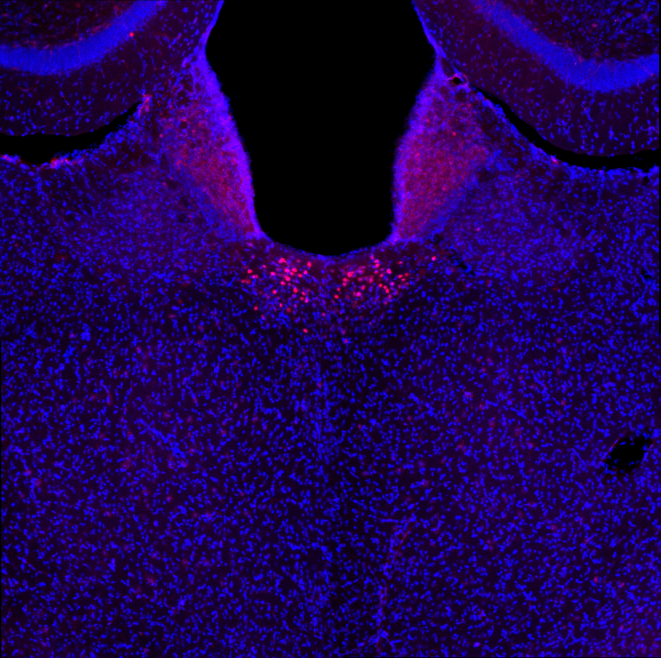
#> input picture project_spring_2020_morgankindel_pkg/Sample_images/img6.jpg, 1981 x 1974 px (shown at 1/3 size)
$ jupyter execute --allow-errors coordinate_match.ipynb
#> lines starting #> are read from the running program, lines starting #| are printed output that depends on the picture; after the words box and inside, x2 and y2 are one past the last pixel; in counts of white or black regions, pixels touching at a corner belong together
[cell 1]
#import required packages
import os
import numpy as np
import pandas as pd
import matplotlib.pyplot as plt
import cv2
from PIL import Image

[cell 2]
#load input image from Sample images file folder or set new path for new input image

input_img = cv2.imread('./Sample_images/img6.jpg')
#> input_img is the input picture: shape (1974, 1981, 3); mean B, G, R 83.4, 0.8, 29

#scale input image and set threshold
scale_percent = 8 #percent of original image size
width = int(input_img.shape[1]* scale_percent/100)
#> width = 158
height = int(input_img.shape[0]* scale_percent/100)
#> height = 157
dim = (width, height)
#> dim = (158, 157)
input_img_resized = cv2.resize(input_img, dim, interpolation = cv2.INTER_AREA)
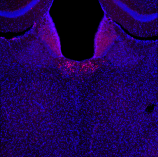
#> input_img_resized: shape (157, 158, 3); mean B, G, R 83.4, 0.9, 29
thresh, input_img_bw = cv2.threshold(input_img_resized,50,250,cv2.THRESH_BINARY)
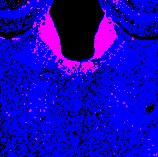
#> input_img_bw: shape (157, 158, 3); mean B, G, R 186.7, 0, 19.2
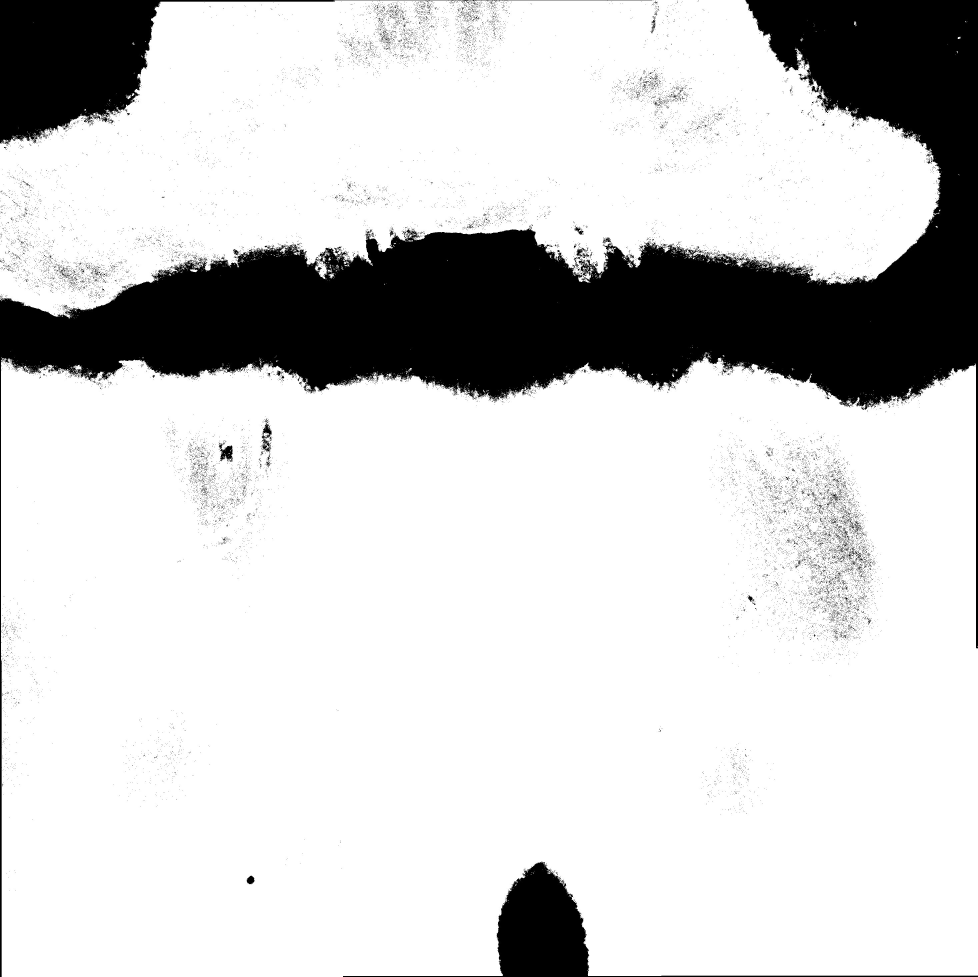
#> input picture project_spring_2020_morgankindel_pkg/Reference_images/0.jpg, 2932 x 2931 px (shown at 1/3 size)
#> further down, plt_image is the input picture: shape (2931, 2932, 3); min 0, max 255, mean 207.9

[cell 3]
import math

#load reference image file and set output file name
template_img_dir = './Reference_images'
result_grid_filename = './grid.jpg'
result_figsize_resolution = 40 # 1 = 100px

#create list variable that lists files in reference images, and length variable for counting iterations
images_list = sorted(os.listdir(template_img_dir))
images_count = len(images_list)
print('Images: ', images_list)
print('Images count: ', images_count)

# Calculate the grid size:
grid_size = math.ceil(math.sqrt(images_count))

# Create plt plot:
fig, axes = plt.subplots(grid_size, grid_size, figsize=(result_figsize_resolution, result_figsize_resolution))


current_file_number = 0

# create an image grid of reference images that will be compared to the input image.
#> (the rest of this cell did not finish here and is left out)

[cell 4]
#save template grid for future reference
template_grid = cv2.imread('./grid.jpg')
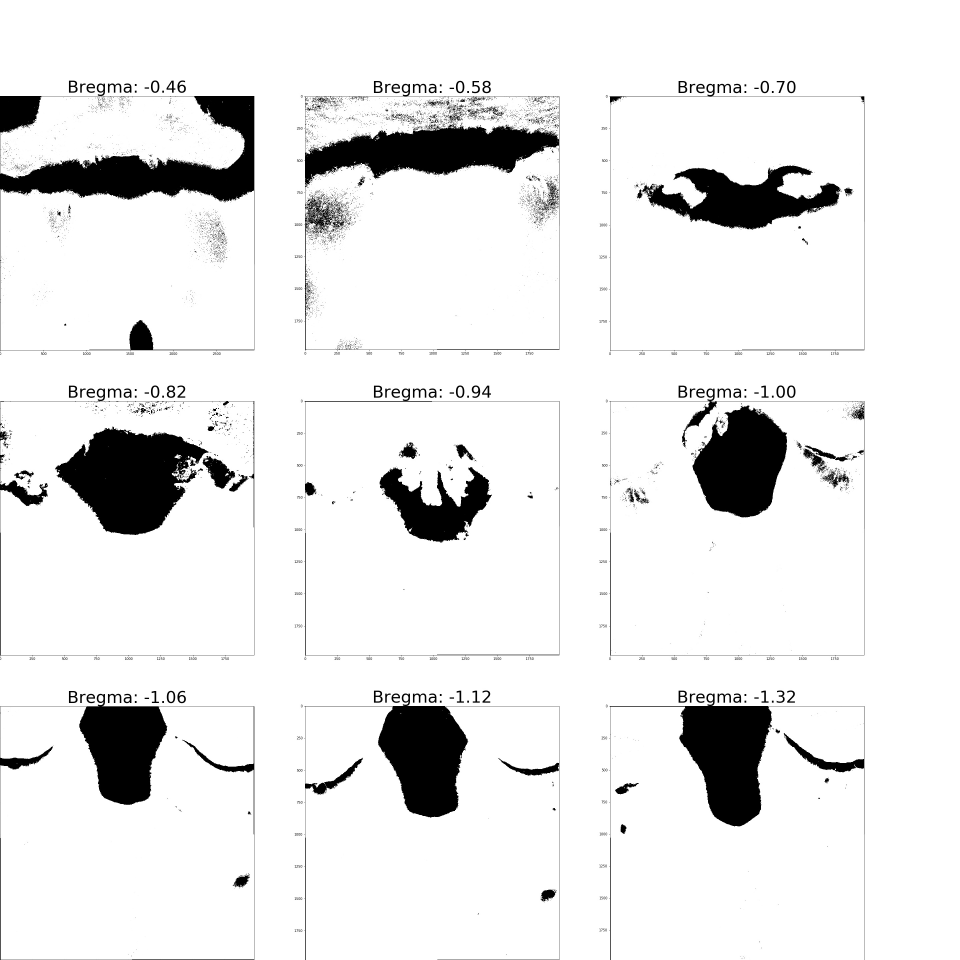
#> input picture project_spring_2020_morgankindel_pkg/grid.jpg, 2880 x 2880 px (shown at 1/3 size)
#> template_grid is the input picture: shape (2880, 2880, 3); min 0, max 255, mean 231.7

[cell 5]
#resize template grid
scale_percent = 25 #percent of original image size
temp_width = int(template_grid.shape[1] * scale_percent/100)
#> temp_width = 720
temp_height = int(template_grid.shape[0]* scale_percent/100)
#> temp_height = 720
temp_dim = (temp_width, temp_height)
#> temp_dim = (720, 720)
template_grid= cv2.resize(template_grid, temp_dim, interpolation = cv2.INTER_AREA)
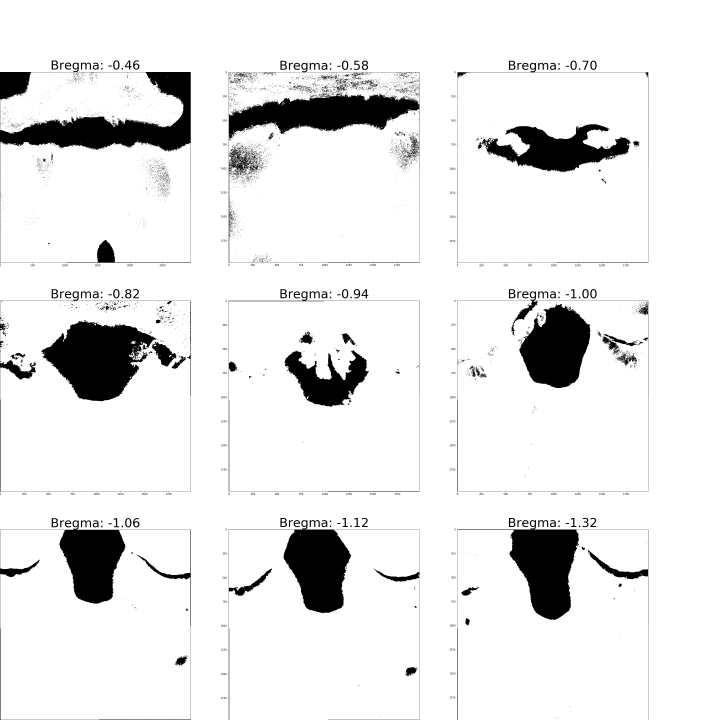
#> template_grid: shape (720, 720, 3); min 0, max 255, mean 231.7

[cell 6]
#match template grid to sample/input image and frame reference image with most similarity
res = cv2.matchTemplate(input_img_bw, template_grid, cv2.TM_CCOEFF_NORMED)
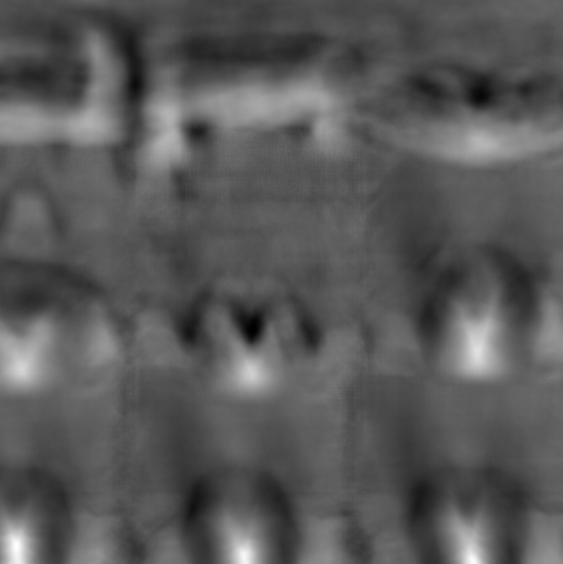
#> res: shape (564, 563) float32; min -0.14, max 0.269, mean 0.00313; drawn with min black and max white
min_val, max_val, min_loc, max_loc = cv2.minMaxLoc(res)
#> min_val = -0.14; max_val = 0.269; min_loc = (252, 329); max_loc = (16, 544)

top_left = max_loc
#> top_left = (16, 544)
bottom_right = (top_left[0] + width, top_left[1]+height)
#> bottom_right = (174, 701)


cv2.rectangle(template_grid, top_left, bottom_right, 255, 2)
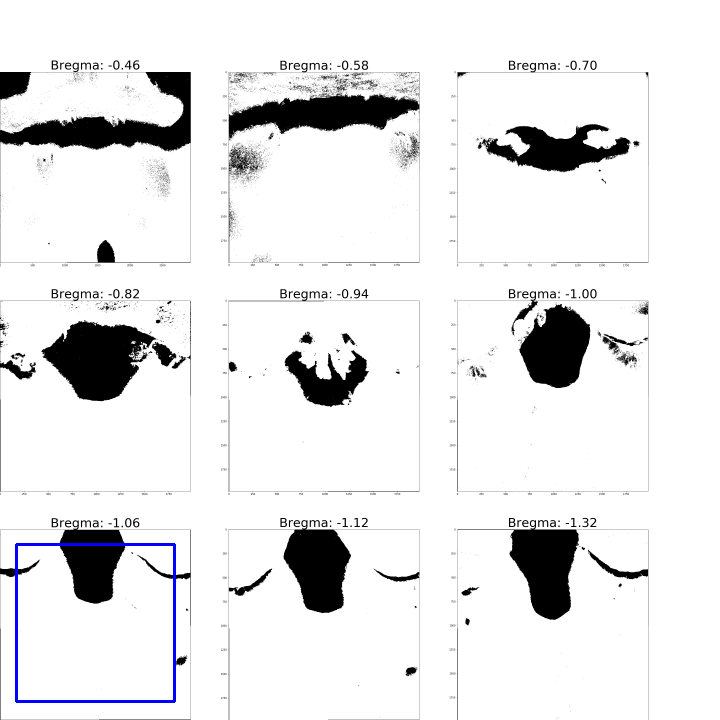
#> template_grid: shape (720, 720, 3); 0.36% of pixels changed, all inside (x1, y1, x2, y2) = (15, 543, 176, 703)

#save framed grid to Processed images file './Processed_images/___.jpg', before running code set file name that corresponds to original input image
output_filepath = './Processed_images/.jpg'
status = cv2.imwrite(output_filepath, template_grid)

#double check that file has saved
print('New image has been saved: ', status)
#| New image has been saved:  True
